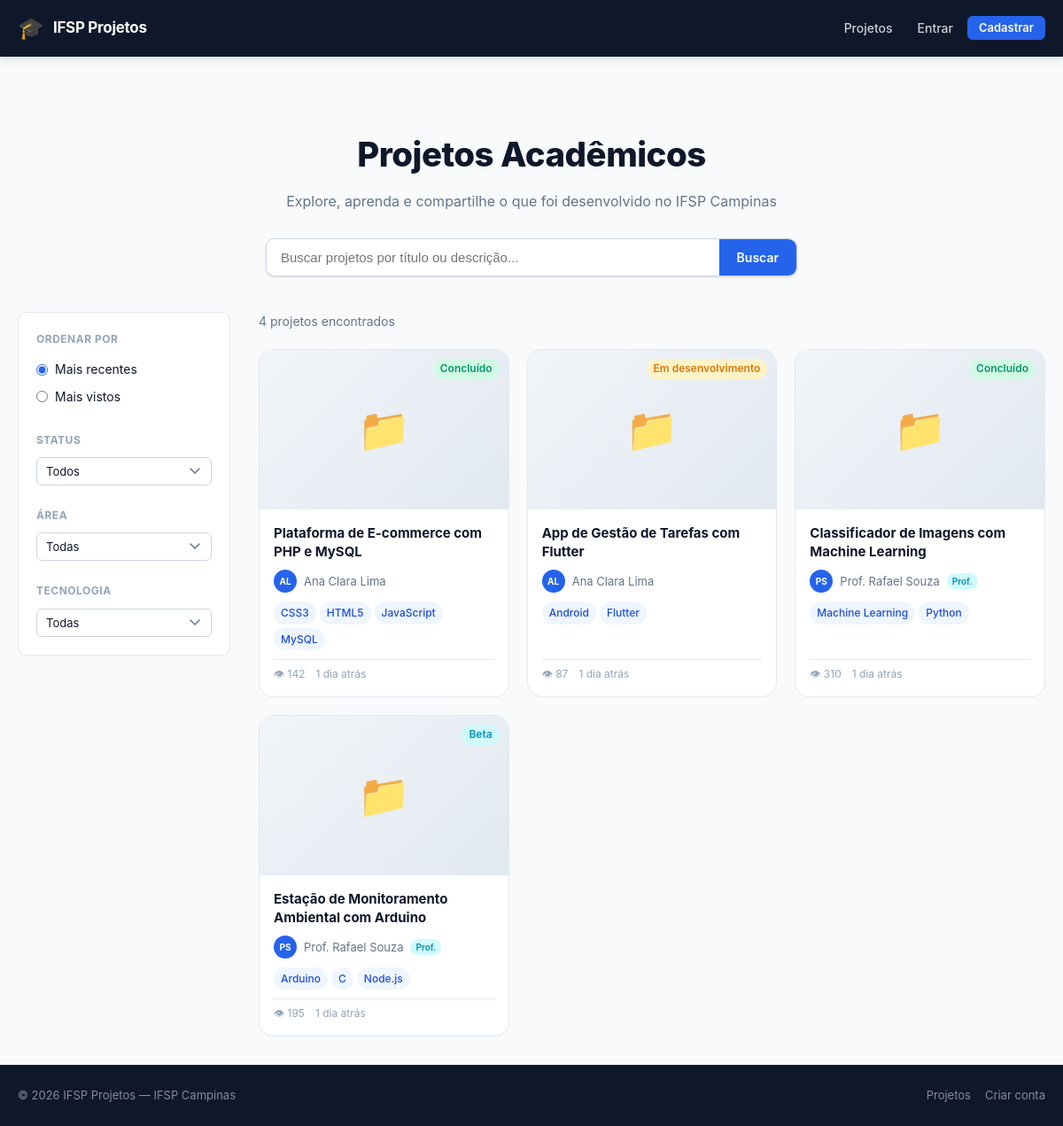
The page / on the database its author committed.
### tables this page shows
CREATE TABLE projetos (
    id            INT UNSIGNED AUTO_INCREMENT PRIMARY KEY,
    usuario_id    INT UNSIGNED        NOT NULL,
    titulo        VARCHAR(200)        NOT NULL,
    descricao     TEXT                NOT NULL,
    area          VARCHAR(100)        DEFAULT NULL,        
    status        ENUM('em_desenvolvimento','beta','concluido') NOT NULL DEFAULT 'em_desenvolvimento',
    imagem_capa   VARCHAR(255)        DEFAULT NULL,
    repositorio   VARCHAR(255)        DEFAULT NULL,        
    visualizacoes INT UNSIGNED        NOT NULL DEFAULT 0,
    publicado     TINYINT(1)          NOT NULL DEFAULT 1,
    criado_em     DATETIME            NOT NULL DEFAULT CURRENT_TIMESTAMP,
    atualizado_em DATETIME            NOT NULL DEFAULT CURRENT_TIMESTAMP
                                      ON UPDATE CURRENT_TIMESTAMP,

    CONSTRAINT fk_proj_usuario
        FOREIGN KEY (usuario_id) REFERENCES usuarios(id)
        ON DELETE CASCADE ON UPDATE CASCADE,

    FULLTEXT INDEX ft_proj_busca (titulo, descricao)
);

CREATE TABLE usuarios (
    id            INT UNSIGNED AUTO_INCREMENT PRIMARY KEY,
    nome          VARCHAR(120)        NOT NULL,
    email         VARCHAR(180)        NOT NULL UNIQUE,
    senha         VARCHAR(255)        NOT NULL,            
    tipo          ENUM('aluno','professor') NOT NULL,
    curso         VARCHAR(120)        NOT NULL,
    bio           TEXT                DEFAULT NULL,
    foto_perfil   VARCHAR(255)        DEFAULT NULL,        
    linkedin      VARCHAR(255)        DEFAULT NULL,
    github        VARCHAR(255)        DEFAULT NULL,
    ativo         TINYINT(1)          NOT NULL DEFAULT 1,
    criado_em     DATETIME            NOT NULL DEFAULT CURRENT_TIMESTAMP,
    atualizado_em DATETIME            NOT NULL DEFAULT CURRENT_TIMESTAMP
                                      ON UPDATE CURRENT_TIMESTAMP
);

### core/Controller.php (called while the page is built, shortened)
<?php
class Controller
{
    protected function view(string $view, array $data = []): void
    {
        extract($data, EXTR_SKIP);
        $path = VIEWS_PATH . '/' . str_replace('.', '/', $view) . '.php';
        require $path;
    }
}

### app/controllers/HomeController.php (called while the page is built)
<?php
class HomeController extends Controller
{
    public function index(array $p = []): void
    {
        $filters = [
            'busca'      => trim($_GET['busca']      ?? ''),
            'area'       => trim($_GET['area']       ?? ''),
            'status'     => trim($_GET['status']     ?? ''),
            'tecnologia' => trim($_GET['tecnologia'] ?? ''),
            'ordem'      => trim($_GET['ordem']      ?? ''),
        ];
        $perPage = 20;
        $page    = max(1, (int) ($_GET['pagina'] ?? 1));
        $total   = Projeto::count($filters);
        $projetos = Projeto::findAll($filters, $page, $perPage);
        $pagination = paginate($total, $perPage, $page);
        $this->view('home.index', [
            'pageTitle'  => 'Projetos Acadêmicos — ' . SITE_NAME,
            'projetos'   => $projetos,
            'pagination' => $pagination,
            'filters'    => $filters,
            'areas'      => Projeto::getAllAreas(),
            'tecnologias'=> Projeto::getAllTecnologias(),
            'flash'      => $this->getFlash(),
            'usuario'    => $this->currentUser(),
        ]);
    }
}

### index.php (called while the page is built, shortened)
<?php
require_once CORE_PATH . '/Database.php';
require_once CORE_PATH . '/Controller.php';
require_once CORE_PATH . '/Router.php';
require_once ROOT . '/helpers.php';
$router = new Router();
$router->dispatch();

### helpers.php (called while the page is built, shortened)
<?php
function h(string $s): string
{
    return htmlspecialchars($s, ENT_QUOTES | ENT_SUBSTITUTE, 'UTF-8');
}
function url(string $path = ''): string
{
    return BASE_URL . '/' . ltrim($path, '/');
}
function time_ago(string $datetime): string
{
    $diff = (new DateTime())->diff(new DateTime($datetime));
    if ($diff->d > 0) return $diff->d . ' dia' . ($diff->d > 1 ? 's' : '') . ' atrás';
    return 'agora mesmo';
}
function status_label(string $status): string
{
    return match ($status) {
        'em_desenvolvimento' => 'Em desenvolvimento',
        'beta'               => 'Beta',
        'concluido'          => 'Concluído',
        default              => $status,
    };
}
function status_class(string $status): string
{
    return match ($status) {
        'em_desenvolvimento' => 'badge-warning',
        'beta'               => 'badge-info',
        'concluido'          => 'badge-success',
        default              => 'badge-secondary',
    };
}
function paginate(int $total, int $perPage, int $current): array
{
    $totalPages = (int) ceil($total / max(1, $perPage));
    return [
        'total'       => $total,
        'per_page'    => $perPage,
        'current'     => $current,
        'total_pages' => $totalPages,
        'has_prev'    => $current > 1,
        'has_next'    => $current < $totalPages,
        'prev'        => $current - 1,
        'next'        => $current + 1,
    ];
}
function avatar_initials(string $nome): string
{
    $parts = explode(' ', trim($nome));
    $ini   = mb_substr($parts[0], 0, 1);
    if (count($parts) > 1) {
        $ini .= mb_substr(end($parts), 0, 1);
    }
    return mb_strtoupper($ini);
}

### app/models/Projeto.php (called while the page is built, shortened)
<?php
class Projeto
{
    private static function db(): PDO
    {
        return Database::getInstance();
    }
    public static function findAll(array $f = [], int $page = 1, int $perPage = 20): array
    {
        [$where, $params] = self::buildWhere($f);
        $order = match ($f['ordem'] ?? '') {
            'visualizacoes' => 'p.visualizacoes DESC',
            default         => 'p.criado_em DESC',
        };
        $offset = ($page - 1) * $perPage;
        $sql = "SELECT p.*, u.nome AS autor_nome, u.tipo AS autor_tipo,
                       u.foto_perfil AS autor_foto,
                       GROUP_CONCAT(DISTINCT t.nome ORDER BY t.nome SEPARATOR ',') AS tecnologias
                FROM projetos p
                JOIN usuarios u ON u.id = p.usuario_id
                LEFT JOIN projeto_tecnologias pt ON pt.projeto_id = p.id
                LEFT JOIN tecnologias t          ON t.id = pt.tecnologia_id
                {$where}
                GROUP BY p.id
                ORDER BY {$order}
                LIMIT ? OFFSET ?";
        $s = self::db()->prepare($sql);
        $s->execute([...$params, $perPage, $offset]);
        return $s->fetchAll();
    }
    public static function count(array $f = []): int
    {
        [$where, $params] = self::buildWhere($f);
        $sql = "SELECT COUNT(DISTINCT p.id)
                FROM projetos p
                JOIN usuarios u ON u.id = p.usuario_id
                LEFT JOIN projeto_tecnologias pt ON pt.projeto_id = p.id
                LEFT JOIN tecnologias t          ON t.id = pt.tecnologia_id
                {$where}";
        $s = self::db()->prepare($sql);
        $s->execute($params);
        return (int) $s->fetchColumn();
    }
    private static function buildWhere(array $f): array
    {
        $where  = ['p.publicado = 1'];
        $params = [];
        return ['WHERE ' . implode(' AND ', $where), $params];
    }
}

### core/Database.php (called while the page is built, shortened)
<?php
class Database
{
    private static ?PDO $instance = null;
    public static function getInstance(): PDO
    {
        if (self::$instance === null) {
            $dsn = sprintf(
                'mysql:host=%s;dbname=%s;charset=%s',
                DB_HOST,
                DB_NAME,
                DB_CHARSET
            );
            self::$instance = new PDO($dsn, DB_USER, DB_PASS, [
                PDO::ATTR_ERRMODE => PDO::ERRMODE_EXCEPTION,
                PDO::ATTR_DEFAULT_FETCH_MODE => PDO::FETCH_ASSOC,
                PDO::ATTR_EMULATE_PREPARES => false,
            ]);
        }
        return self::$instance;
    }
}

### app/views/home/index.php (the view, shortened to what this page needs)
<?php require VIEWS_PATH . '/layout/header.php'; ?>
<main class="container page-main">
    <section class="hero">
        <h1 class="hero__title">Projetos Acadêmicos</h1>
        <p class="hero__sub">Explore, aprenda e compartilhe o que foi desenvolvido no IFSP Campinas</p>
        <form class="hero__search" action="<?= url('projetos') ?>" method="GET">
            <input class="hero__search-input" type="search" name="busca"
                   value="<?= h($filters['busca']) ?>"
                   placeholder="Buscar projetos por título ou descrição...">
            <button type="submit" class="btn btn--primary">Buscar</button>
        </form>
    </section>
    <div class="projects-layout">
        <aside class="sidebar">
            <form action="<?= url('projetos') ?>" method="GET" id="filterForm">
                <div class="sidebar__section">
                    <h3 class="sidebar__title">Ordenar por</h3>
                    <label class="radio-label">
                        <input type="radio" name="ordem" value=""
                               <?= empty($filters['ordem']) ? 'checked' : '' ?> onchange="this.form.submit()">
                        Mais recentes
                    </label>
                    <label class="radio-label">
                        <input type="radio" name="ordem" value="visualizacoes"
                               <?= $filters['ordem'] === 'visualizacoes' ? 'checked' : '' ?> onchange="this.form.submit()">
                        Mais vistos
                    </label>
                </div>
                <div class="sidebar__section">
                    <h3 class="sidebar__title">Status</h3>
                    <select class="form__select form__select--sm" name="status" onchange="this.form.submit()">
                        <option value="">Todos</option>
                    </select>
                </div>
                <?php if (!empty($areas)): ?>
                <div class="sidebar__section">
                    <h3 class="sidebar__title">Área</h3>
                    <select class="form__select form__select--sm" name="area" onchange="this.form.submit()">
                        <option value="">Todas</option>
                    </select>
                </div>
                <?php endif; ?>
                <?php if (!empty($tecnologias)): ?>
                <div class="sidebar__section">
                    <h3 class="sidebar__title">Tecnologia</h3>
                    <select class="form__select form__select--sm" name="tecnologia" onchange="this.form.submit()">
                        <option value="">Todas</option>
                    </select>
                </div>
                <?php endif; ?>
            </form>
        </aside>
        <section class="projects-section">
            <div class="projects-header">
                <p class="projects-count">
                    <?= $pagination['total'] ?> projeto<?= $pagination['total'] !== 1 ? 's' : '' ?> encontrado<?= $pagination['total'] !== 1 ? 's' : '' ?>
                </p>
            </div>
            <?php if (empty($projetos)): ?>
                <div class="empty-state">
                    <div class="empty-state__icon">🔍</div>
                    <h3>Nenhum projeto encontrado</h3>
                    <p>Tente outros filtros ou seja o primeiro a publicar!</p>
                    <?php if (!empty($_SESSION['usuario_id'])): ?>
                        <a href="<?= url('projeto/novo') ?>" class="btn btn--primary">Publicar projeto</a>
                    <?php else: ?>
                        <a href="<?= url('cadastro') ?>" class="btn btn--primary">Criar conta</a>
                    <?php endif; ?>
                </div>
            <?php else: ?>
                <div class="project-grid">
                    <?php foreach ($projetos as $proj): ?>
                        <article class="card">
                            <a href="<?= url('projeto/' . $proj['id']) ?>" class="card__image-link">
                                <?php if ($proj['imagem_capa']): ?>
                                    <img src="<?= upload_url(h($proj['imagem_capa'])) ?>"
                                         alt="<?= h($proj['titulo']) ?>" class="card__image" loading="lazy">
                                <?php else: ?>
                                    <div class="card__image-placeholder">
                                        <span>📁</span>
                                    </div>
                                <?php endif; ?>
                                <span class="card__status badge <?= status_class($proj['status']) ?>">
                                    <?= status_label($proj['status']) ?>
                                </span>
                            </a>
                            <div class="card__body">
                                <h2 class="card__title">
                                    <a href="<?= url('projeto/' . $proj['id']) ?>"><?= h($proj['titulo']) ?></a>
                                </h2>
                                <a href="<?= url('perfil/' . $proj['usuario_id']) ?>" class="card__author">
                                    <?php if ($proj['autor_foto']): ?>
                                        <img src="<?= upload_url(h($proj['autor_foto'])) ?>" alt="" class="card__author-avatar">
                                    <?php else: ?>
                                        <span class="card__author-avatar card__author-avatar--initials">
                                            <?= avatar_initials($proj['autor_nome']) ?>
                                        </span>
                                    <?php endif; ?>
                                    <span><?= h($proj['autor_nome']) ?></span>
                                    <?php if ($proj['autor_tipo'] === 'professor'): ?>
                                        <span class="badge badge-info badge--xs">Prof.</span>
                                    <?php endif; ?>
                                </a>
                                <?php if ($proj['tecnologias']): ?>
                                    <div class="card__tags">
                                        <?php foreach (array_slice(explode(',', $proj['tecnologias']), 0, 4) as $tag): ?>
                                            <span class="tag"><?= h(trim($tag)) ?></span>
                                        <?php endforeach; ?>
                                    </div>
                                <?php endif; ?>
                                <div class="card__meta">
                                    <span title="Visualizações">👁 <?= number_format($proj['visualizacoes']) ?></span>
                                    <span title="Publicado"><?= time_ago($proj['criado_em']) ?></span>
                                </div>
                            </div>
                        </article>
                    <?php endforeach; ?>
                </div>
            <?php endif; ?>
        </section>
    </div>
</main>
<?php require VIEWS_PATH . '/layout/footer.php'; ?>

### core/Router.php (shortened to what this page needs)
<?php
class Router
{
    private array $routes = [];
    private function add(string $method, string $path, string $controller, string $action): void
    {
        $this->routes[] = compact('method', 'path', 'controller', 'action');
    }
    public function dispatch(): void
    {
        foreach ($this->routes as $route) {
            $params = [];
            $ctrl = new $route['controller']();
            $action = $route['action'];
            $ctrl->$action($params);
            return;
        }
    }
}

### rows shown on the page
projetos: status "Concluído", titulo "Plataforma de E-commerce com PHP e MySQL", usuario.nome "AL", usuario.nome "Ana Clara Lima", tag "CSS3", tag "HTML5", tag "JavaScript", tag "MySQL", visualizacoes "142", criado_em "1 dia atrás"
projetos: status "Em desenvolvimento", titulo "App de Gestão de Tarefas com Flutter", usuario.nome "AL", usuario.nome "Ana Clara Lima", tag "Android", tag "Flutter", visualizacoes "87", criado_em "1 dia atrás"
projetos: status "Concluído", titulo "Classificador de Imagens com Machine Learning", usuario.nome "PS", usuario.nome "Prof. Rafael Souza", tag "Machine Learning", tag "Python", visualizacoes "310", criado_em "1 dia atrás"
projetos: status "Beta", titulo "Estação de Monitoramento Ambiental com Arduino", usuario.nome "PS", usuario.nome "Prof. Rafael Souza", tag "Arduino", tag "C", tag "Node.js", visualizacoes "195", criado_em "1 dia atrás"

### other values the page prints
$pagination['total'] "4"
